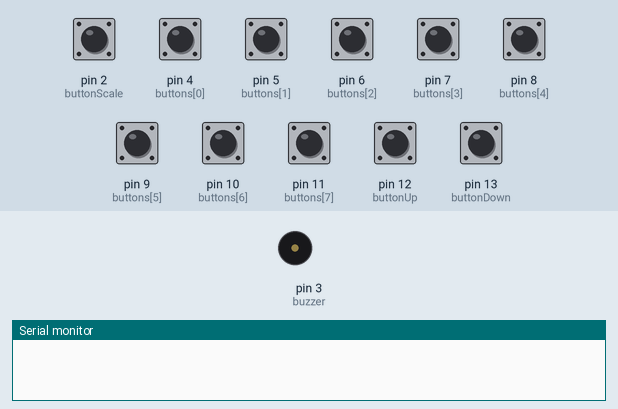
A sketch run on a simulated Arduino Uno, built with avr-gcc and run on an emulated ATmega328P. Shown: buzzer (waves = sounding), the last lines printed to the serial monitor. Inputs (shaded band) come from the test bench; at power-on: pin 2 (buttonScale), pin 4 (buttons[0]), pin 5 (buttons[1]), pin 6 (buttons[2]), pin 7 (buttons[3]), pin 8 (buttons[4]), pin 9 (buttons[5]), pin 10 (buttons[6]), pin 11 (buttons[7]), pin 12 (buttonUp), pin 13 (buttonDown) HIGH.

Above: at 1.2 s.
1.3 s: pin 2 (buttonScale) pulled LOW for 0.15 s
2.9 s: pin 4 (buttons[0]) pulled LOW for 0.15 s
At 2.97 s:
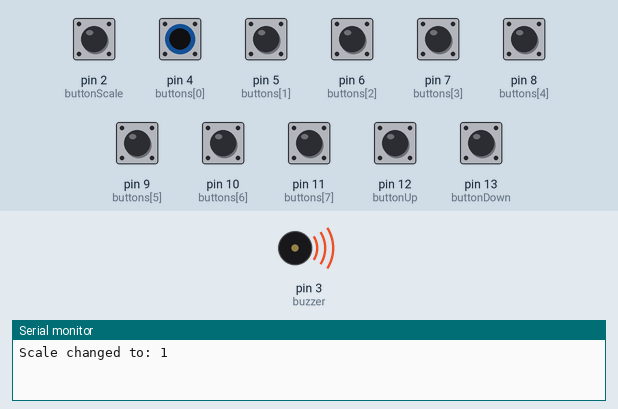
4.5 s: pin 2 (buttonScale) pulled LOW for 1 s
Timing chart, 0 to 7.5 s (numbered marks = the images above; inputs shaded):
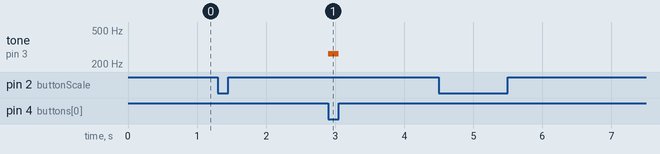

The sketch:

sketch.ino
```cpp
const int buzzer = 3;

const int buttons [8] = {4, 5, 6, 7, 8, 9, 10, 11};

const int buttonUp = 12;

const int buttonDown = 13;

const int buttonScale = 2;

int notes [3] [8] =
{

   {262, 294, 330, 349, 392, 440, 494, 523},

   {262, 277, 311, 349, 392, 415, 466, 523},

   {262, 311, 349, 370, 392, 466, 523, 587}

};

int currentScale = 0;

float multiplier = 1.0;

bool lastUpState = HIGH;

bool lastDownState = HIGH;

bool lastScaleState = HIGH;

void setup() {

Serial.begin(9600);

for (int i = 0; i < 8; i++)

{

pinMode(buttons[i], INPUT_PULLUP);

}

pinMode(buttonUp, INPUT_PULLUP);

pinMode(buttonDown, INPUT_PULLUP);

pinMode(buttonScale, INPUT_PULLUP);

pinMode(buzzer, OUTPUT);

}

void loop() {

  bool scaleState = digitalRead(buttonScale);

  if (scaleState == LOW && lastScaleState == HIGH)

  {

    currentScale++;

    if (currentScale > 2)

    {

      currentScale = 0;

    }

    Serial.print("Scale changed to: ");

    Serial.println(currentScale);

    delay(200);

  }

  lastScaleState = scaleState;

bool upState = digitalRead(buttonUp);

if (upState == LOW && lastUpState == HIGH)

{

  multiplier *= 2.0;

  if (multiplier > 4.0)

  multiplier = 4.0;

  delay(200);

}

lastUpState = upState;

bool downState = digitalRead(buttonDown);

if (downState == LOW && lastDownState == HIGH)

{

  multiplier /= 2.0;

  if (multiplier < 0.25)

  multiplier = 0.25;

  delay(200);

}

lastDownState = downState;

bool playing = false;

for (int i = 0; i < 8; i++)

{

  if (digitalRead(buttons[i]) == LOW)

{

int currentNote = notes[currentScale][i] * multiplier;

tone(buzzer, currentNote);

playing = true;

break;

}

}

if (!playing)

{

noTone(buzzer);

}

}
```

Measured:
- after the input at 2.9 s, tone on pin 3 (buzzer): silent → 262 Hz at once, → silent 0.15 s later
